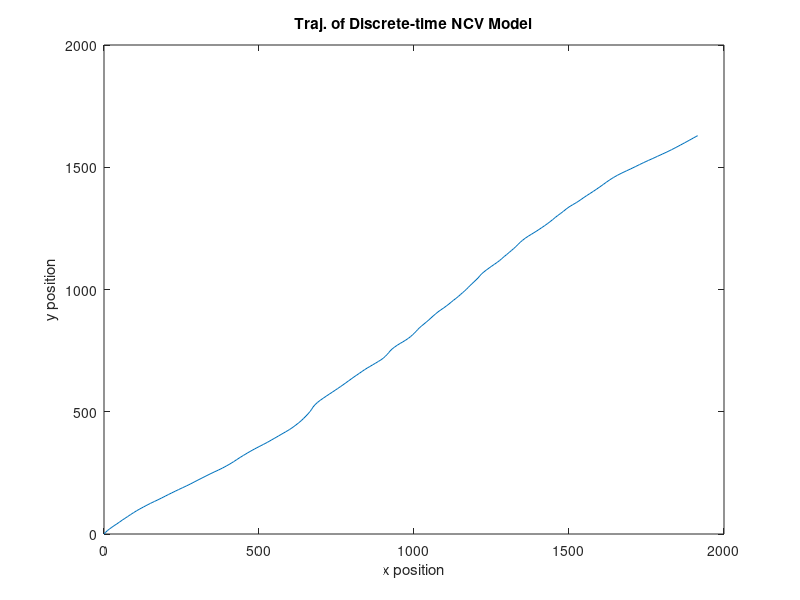
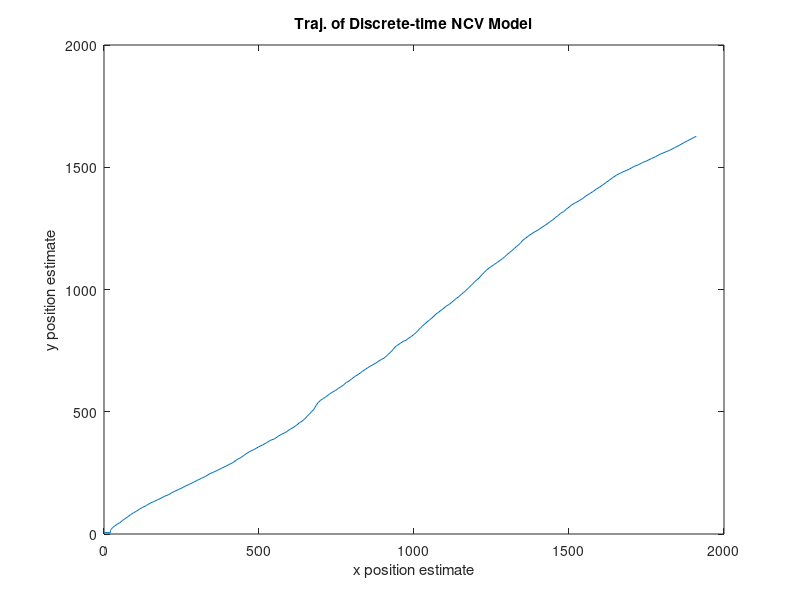

The MATLAB script that drew these images, in order:
% Set up model 1 for mode 1: NCV model, one dimensional, T=1
% Start with continuous-time; convert to discrete-time
% Ac = [0 1; 0 0]; 
% Bc = [0; 1]; 
% Swc = 1;
% Z = [-Ac Bc*Swc*Bc'; zeros(size(Ac)) Ac'];
% C = expm(Z*1); 
% 
% 
% Ad = C(3:4,3:4)'; 
% Sw1 = Ad*C(1:2,3:4);
% Bd = [1^2/2; 1]; 
% Cd = [1 0]; 
% Sv1 = 0.2;
% 
% 
% %   Generate the true system data
% xtrue = zeros([2,201]);
% z = zeros(1,200);
% for k = 1:200,
% xtrue(:,k+1) = Ad*xtrue(:,k) + chol(Sw1,'lower')*randn([2 1]);
% z(k) = Cd*xtrue(:,k) + sqrt(Sv1)*randn(1);
% end
% 
% figure(1); clf; plot(xtrue(1,:)); hold on;


clear all
close all
clc


maxT=200; % max sim time

x = zeros(4,maxT); % storage

% initial position, velocity
x(:,1) = [0; 
          5; 
          0; 
          7];


T = 1; % sampling time


A = [1 T 0 0; %x -> position information
     0 1 0 0; %x_dot -> speed information
     0 0 1 T; %y -> position information
     0 0 0 1];%y_dot -> speed information
 
 
F = [T^2/2 0; 
     T     0; 
     0     T^2/2; 
     0     T];
 
C = [1 0 0 0;
     0 0 1 0];
 
G = [1 0;
     0 1];

% state noise covariance matrix
V = [0.85 0;
     0    0.3];
% measurement noise covariance matrix
W = [0.28 0;
     0    0.65];
           

for k = 1:maxT, % simulate model
    x(:,k+1) = A*x(:,k) + F*V*randn(2,1);
    y(:,k) = C*x(:,k) + G*W*randn(2,1);
end

% figure,
% plot(x(1,:),x(3,:));
% title('Traj. of Discrete-time NCV Model');
% xlabel('x position'); ylabel('y position');

% figure,
% plot(y(1,:),y(2,:));
% title('Traj. of Discrete-time NCV Model');
% xlabel('x position'); ylabel('y position');


% set up Kalman filters to estiamte the position

x_hat(:,1) = [0.5 20 7 4]';
P(:,:,1) = 10*eye(4);

kmax = 200;
for k = 1:kmax
    
    K = A*P(:,:,k)*C' * inv(C*P(:,:,k)*C' + G*W*G');
    x_hat(:,k+1) = A*x_hat(:,k) + K*(y(:,k) - C*x_hat(:,k));
    P(:,:,k+1) = A*P(:,:,k)*A' + K*C*P(:,:,k)*A' + F*V*F';
    
end


figure,
plot(x(1,:),x(3,:));
title('Traj. of Discrete-time NCV Model');
xlabel('x position'); ylabel('y position');


figure,
plot(x_hat(1,:),x_hat(3,:));
title('Traj. of Discrete-time NCV Model');
xlabel('x position estimate'); ylabel('y position estimate');















